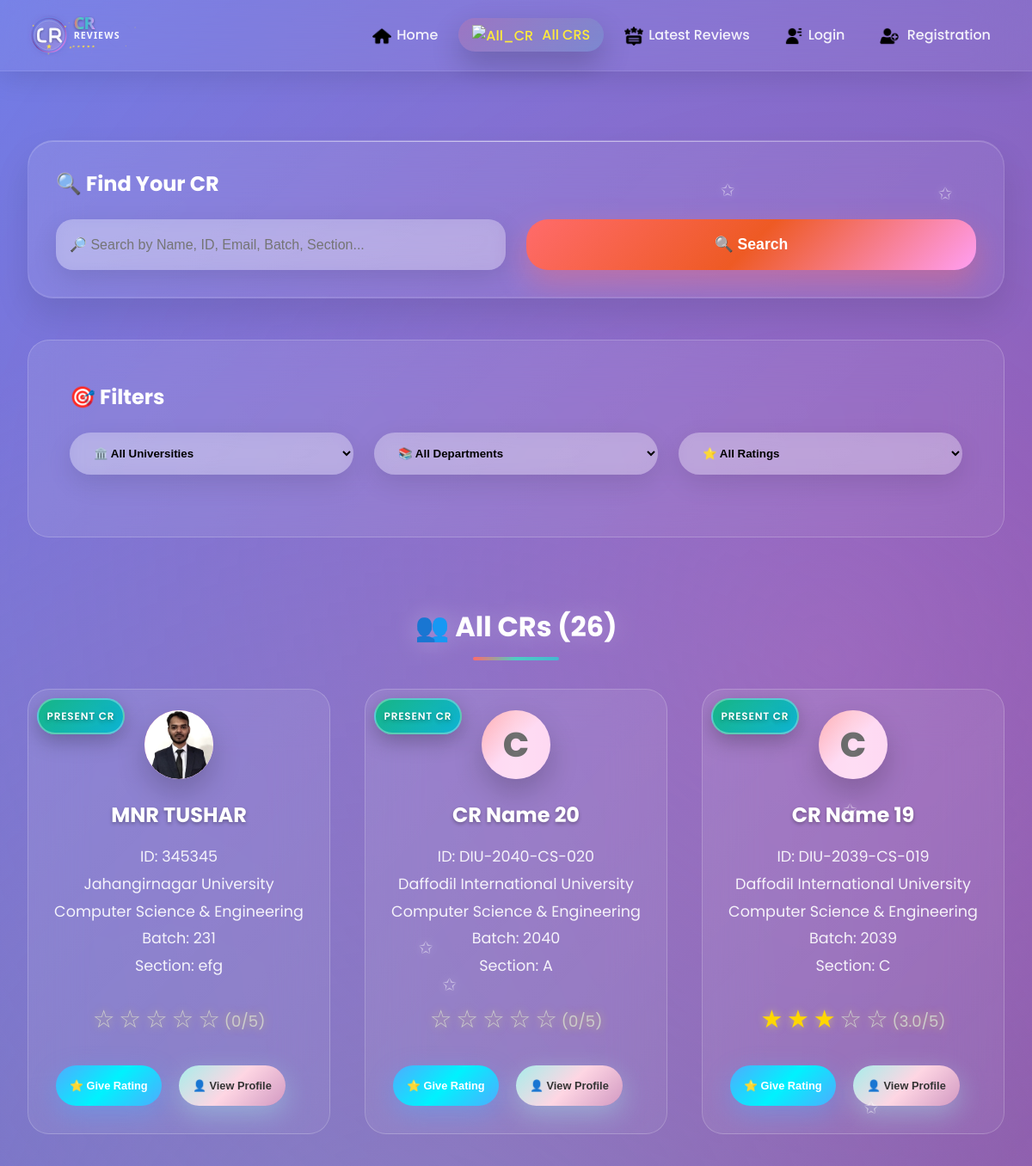
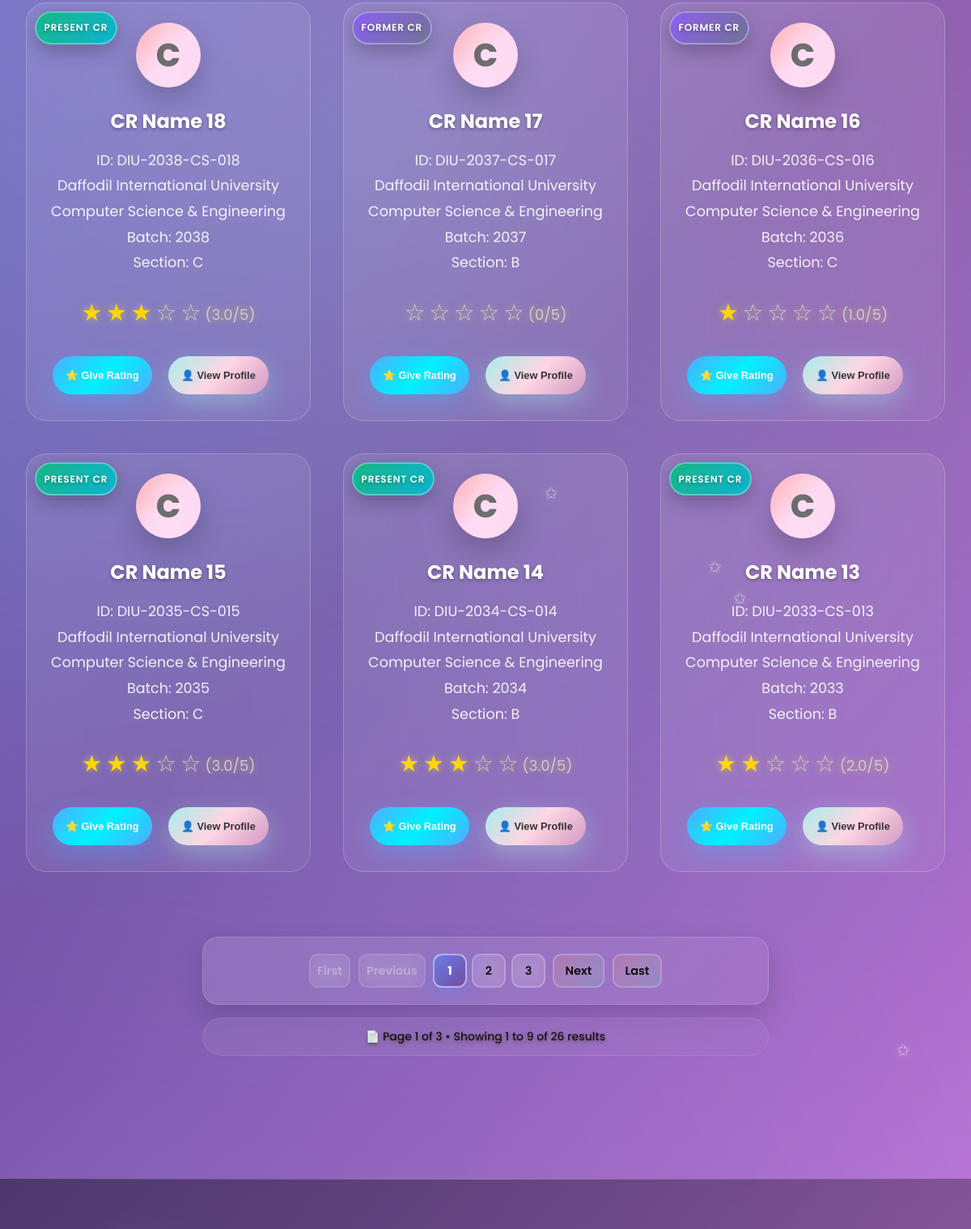
The app's page /all_cr/ (upper part), older data (2 pictures, top to bottom).
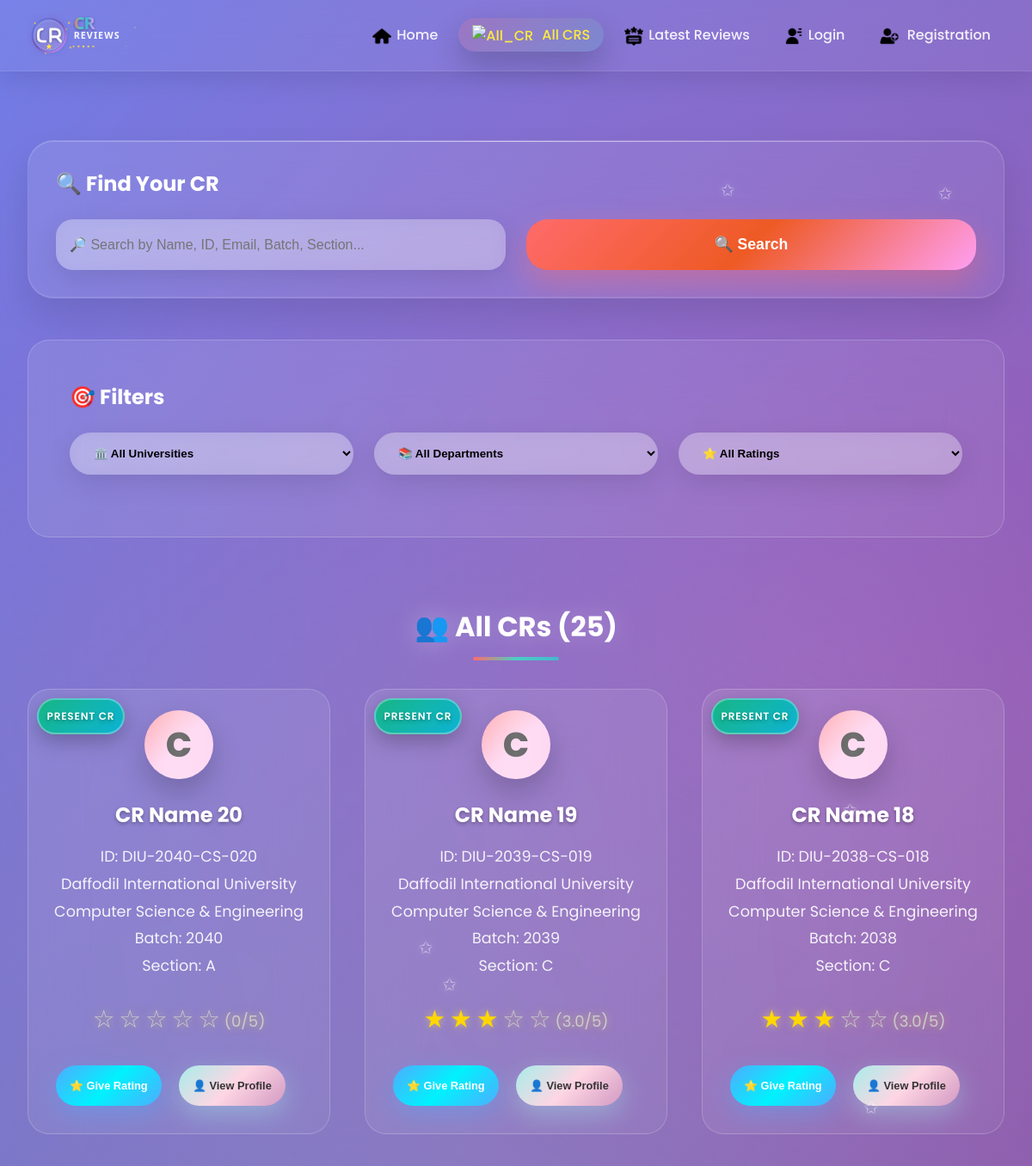
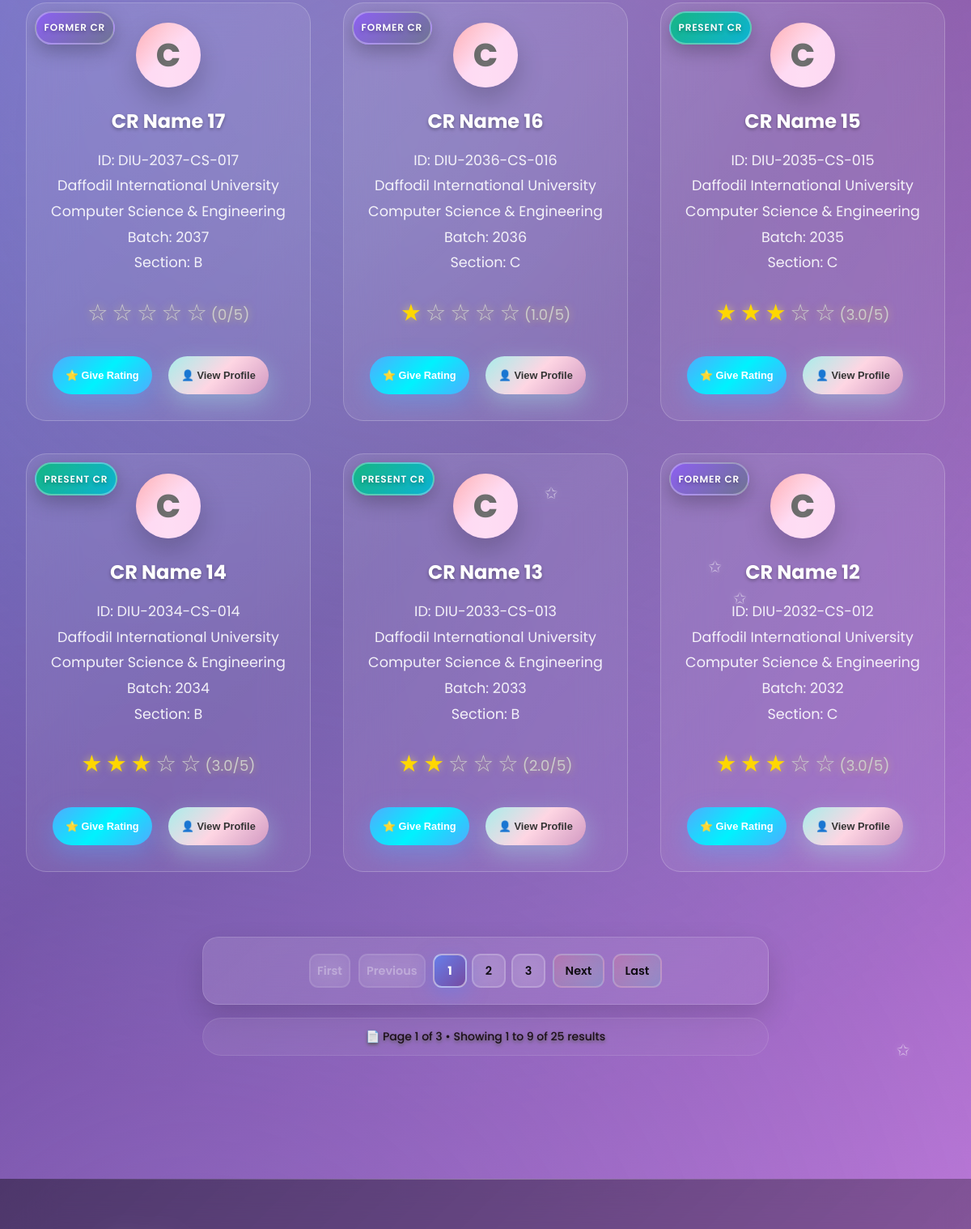
The same page, newer data (2 pictures, top to bottom).
### cr/models.py (models this page shows, shortened)
class CrProfile(models.Model):
    user=models.OneToOneField('userprofile.User', on_delete=models.CASCADE,related_name='user_profile')
    university=models.ForeignKey(University, on_delete=models.CASCADE,related_name='university_crs')
    department=models.ForeignKey(Department, on_delete=models.CASCADE,related_name='department_crs')
    cr_status = models.CharField(
    max_length=20,
    choices=[('Present', 'Present CR'), ('Former', 'Former CR')],
    default='Present'
    )
    profile_picture = models.ImageField(upload_to='cr_profile_pictures/', blank=True, null=True)
    name = models.CharField(max_length=100)
    gender = models.CharField(choices=[('M', 'Male'), ('F', 'Female')], max_length=1)
    email = models.EmailField(blank=True, null=True)
    phone = models.CharField(max_length=30, blank=True, null=True)
    st_id = models.CharField(max_length=50, unique=True)
    batch = models.CharField(max_length=20)
    dept_batch = models.CharField(max_length=20 , blank=True, null=True)
    section = models.CharField(max_length=10)
    bio = models.TextField(blank=True, null=True)
    date_of_birth = models.DateField(blank=True, null=True)
    slug = models.SlugField(unique=True, blank=True)
    facebook_url = models.URLField(default='https://www.facebook.com/')
    instagram_url = models.URLField(default='https://www.instagram.com/')
    linkedin_url = models.URLField(default='https://www.linkedin.com/')
    created_at=models.DateTimeField(auto_now_add=True)
    updated_at=models.DateTimeField(auto_now=True)
    deleted_at=models.DateTimeField(auto_now=True,blank=True,null=True)
    @property
    def average_rating(self):
        avg=self.cr_reviews.aggregate(Avg('rating'))['rating__avg']
        return round(avg,1) if avg else 0

class University(models.Model):
    Public = "Public"
    Private = "Private"
    university_type = [
        (Public,"Public"),
        (Private,"Private"),
    ]
    title =models.CharField(max_length=100,unique=True,blank=False,null=False)
    type =models.CharField(max_length=100,choices=university_type)
    address=models.CharField(max_length=150, blank=True, null=True)
    slug=models.SlugField(blank=True,unique=True)
    created_at=models.DateTimeField(auto_now_add=True)
    updated_at=models.DateTimeField(auto_now=True)
    daleted_at=models.DateTimeField(auto_now=True,blank=True,null=True)
    def __str__(self):
        return self.title

class Department(models.Model):
    university=models.ForeignKey(University, on_delete=models.CASCADE,related_name='departments')
    title=models.CharField(max_length=50,unique=True,blank=False,null=False)
    code=models.CharField(max_length=50,unique=True,blank=True,null=True)
    slug=models.SlugField(blank=True,unique=True)
    created_at=models.DateTimeField(auto_now_add=True)
    updated_at=models.DateTimeField(auto_now=True)
    daleted_at=models.DateTimeField(auto_now=True,blank=True,null=True)
    def __str__(self):
        return self.title

### cr/views.py (the view, shortened to what this page needs)
# urls.py: path('all_cr/',all_cr,name='all_cr'),
def all_cr(request):
    search_query = request.GET.get('search')
    university_filter = request.GET.get('university')
    department_filter = request.GET.get('department')
    rating_filter = request.GET.get('rating')
    crs = CrProfile.objects.all()
    if university_filter:
        crs = crs.filter(university__id=university_filter)
    if department_filter:
        crs = crs.filter(department__id=department_filter)
    if rating_filter:
        filtered_crs = []
        for cr in crs:
            avg_rating = cr.average_rating
            if rating_filter == '5' and avg_rating >= 4.5:
                filtered_crs.append(cr)
            elif rating_filter == '4' and 3.5 <= avg_rating < 4.5:
                filtered_crs.append(cr)
            elif rating_filter == '3' and 2.5 <= avg_rating < 3.5:
                filtered_crs.append(cr)
            elif rating_filter == '2' and 1.5 <= avg_rating < 2.5:
                filtered_crs.append(cr)
            elif rating_filter == '1' and avg_rating < 1.5:
                filtered_crs.append(cr)
        crs = filtered_crs
    else:
        crs = crs.order_by('-created_at')
    paginator = Paginator(crs, 9)
    page_number =  request.GET.get('page',1)
    try:
        crs = paginator.page(page_number)
    except PageNotAnInteger:
        crs = paginator.page(1)
    except EmptyPage:
        crs = paginator.page(1)
    universities = University.objects.all().order_by('title')
    departments = Department.objects.all().order_by('title')
    context={
        'cr':crs,
        'paginator':paginator,
        'universities':universities,
        'departments':departments,
        'university_filter':university_filter,
        'department_filter':department_filter,
        'rating_filter':rating_filter,
    }
    return render(request,'all_cr.html',context)

### templates/all_cr.html (shortened to what this page needs)
{% extends 'base.html' %}
{% load static %}
{% block content %}
    <div id="all-cr" class="page">
        <div class="container">
            <div class="search-section">
                <h3 style="color: white; margin-bottom: 1.5rem; font-size: 1.5rem; font-weight: 700;">🔍 Find Your CR</h3>
                <form method="GET" action="{% url 'all_cr' %}" class="search-bar">
                    <input
                        type="text"
                        name="search"
                        class="search-input"
                        placeholder="🔎 Search by Name, ID, Email, Batch, Section..."
                        value="{{ request.GET.search }}"
                    >
                    <button type="submit" class="search-btn">🔍 Search</button>
                </form>
            </div>
            <div class="filter-section">
                <h3 style="color: white; margin-bottom: 1.5rem; font-size: 1.5rem; font-weight: 700;">🎯 Filters</h3>
                <form method="GET" action="{% url 'all_cr' %}" id="filterForm">
                    <div class="filter-row">
                        <select name="university" class="filter-select" onchange="this.form.submit()">
                            <option value="">🏛️ All Universities</option>
                        </select>
                        <select name="department" class="filter-select" onchange="this.form.submit()">
                            <option value="">📚 All Departments</option>
                        </select>
                        <select name="rating" class="filter-select" onchange="this.form.submit()">
                            <option value="">⭐ All Ratings</option>
                        </select>
                    </div>
                </form>
            </div>
            <div class="section">
                <h2 class="section-title">
                    {% if request.GET.search or request.GET.university or request.GET.department or request.GET.rating %}
                        🎯 {{ cr.paginator.count }} CR{{ cr.paginator.count|pluralize }} found
                    {% else %}
                        👥 All CRs ({{ cr.paginator.count }})
                    {% endif %}
                </h2>
                {% if cr %}
                    <div class="grid">
                        {% for cr_item in cr %}
                            {% with cr=cr_item %}
                                {% include "cr_card.html" %}
                            {% endwith %}
                        {% endfor %}
                    </div>
                {% endif %}
            </div>
            {% include 'pagination.html' %}
        </div>
    </div>
{% endblock content %}

### templates/cr_card.html
<div class="card">
  <div class="cr-status-badge {{ cr.cr_status|lower }}">
    {% if cr.cr_status == 'Present' %}
      <span class="badge-text">Present CR</span>
    {% else %}
      <span class="badge-text">Former CR</span>
    {% endif %}
  </div>
  <div class="profile-photo">
    {% if cr.profile_picture %}
    <img src="{{ cr.profile_picture.url }}" alt="{{ cr.name }}" />
    {% else %}
    <span>{{ cr.name|first|upper }}</span>
    {% endif %}
  </div>
  <div class="cr-name">{{cr.name}}</div>
  <div class="cr-details">
    ID: {{cr.st_id}}<br />
    {{cr.university}}<br />
    {{cr.department}}<br />
    Batch: {{cr.batch}}<br />
    Section: {{cr.section}}<br />
  </div>
  <div class="rating">
    {% for i in "12345" %} {% if forloop.counter <= cr.average_rating %}
    <span class="star filled">★</span>
    {% else %}
    <span class="star">☆</span>
    {% endif %} {% endfor %}
    <span class="star_avg">({{ cr.average_rating }}/5)</span>
  </div>
  <button
    class="btn"
    onclick="openRatingModal('{{ cr.slug }}', '{{ cr.name }}')">
    ⭐ Give Rating
  </button>
  <button
    class="btn btn-secondary"
    onclick="window.location.href='{% url 'cr_profile' cr.slug %}'">
    👤 View Profile
  </button>
</div>

Row changes from the older to the newer data that the page shows:
removed CrProfile: cr_status "PRESENT CR", profile_picture (picture), name "MNR TUSHAR", st_id "345345", university "Jahangirnagar University", department "Computer Science & Engineering", batch "231", section "efg", average_rating "0"
now on this page (row unchanged): CrProfile: cr_status "FORMER CR", name|first "C", name "CR Name 12", st_id "DIU-2032-CS-012", university "Daffodil International University", department "Computer Science & Engineering", batch "2032", section "C", average_rating "3.0"
Text that changed along with them:
{{ cr.paginator.count }}: "26" → "25"
